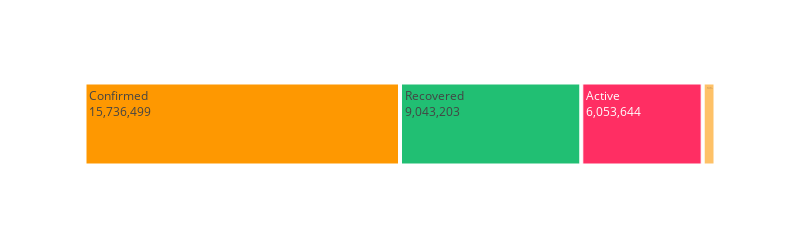

Notebook cell for this chart:
### Code cell
temp = df.groupby('Date')['Confirmed','Deaths','Recovered','Active'].sum().reset_index()
 # resetting the index inroder to make it lok liek a column
temp = temp[temp['Date']==max(temp['Date'])].reset_index(drop = True)
tm = temp.melt(id_vars = 'Date', value_vars = ['Confirmed','Deaths','Recovered','Active'])
fig = px.treemap(tm,path = ['variable'],values = 'value',height = 250,width = 800,color_discrete_sequence=[act,rec,dth])

fig.data[0].textinfo = 'label+text+value'
fig.show()

### Figure 1 — Plotly figure (JSON) as saved in the notebook; plotly's stock layout.template omitted (floating-point values rounded to 4 significant figures)
{"data": [{"branchvalues": "total", "domain": {"x": [0, 1], "y": [0, 1]}, "hovertemplate": "labels=%{label}<br>value=%{value}<br>parent=%{parent}<br>id=%{id}<extra></extra>", "ids": ["Active", "Confirmed", "Deaths", "Recovered"], "labels": ["Active", "Confirmed", "Deaths", "Recovered"], "name": "", "parents": ["", "", "", ""], "textinfo": "label+text+value", "type": "treemap", "values": [6053644, 15736499, 639652, 9043203]}], "layout": {"height": 250, "legend": {"tracegroupgap": 0}, "margin": {"t": 60}, "treemapcolorway": ["#fe9801", "#21bf73", "#ff2e63"], "width": 800}}
